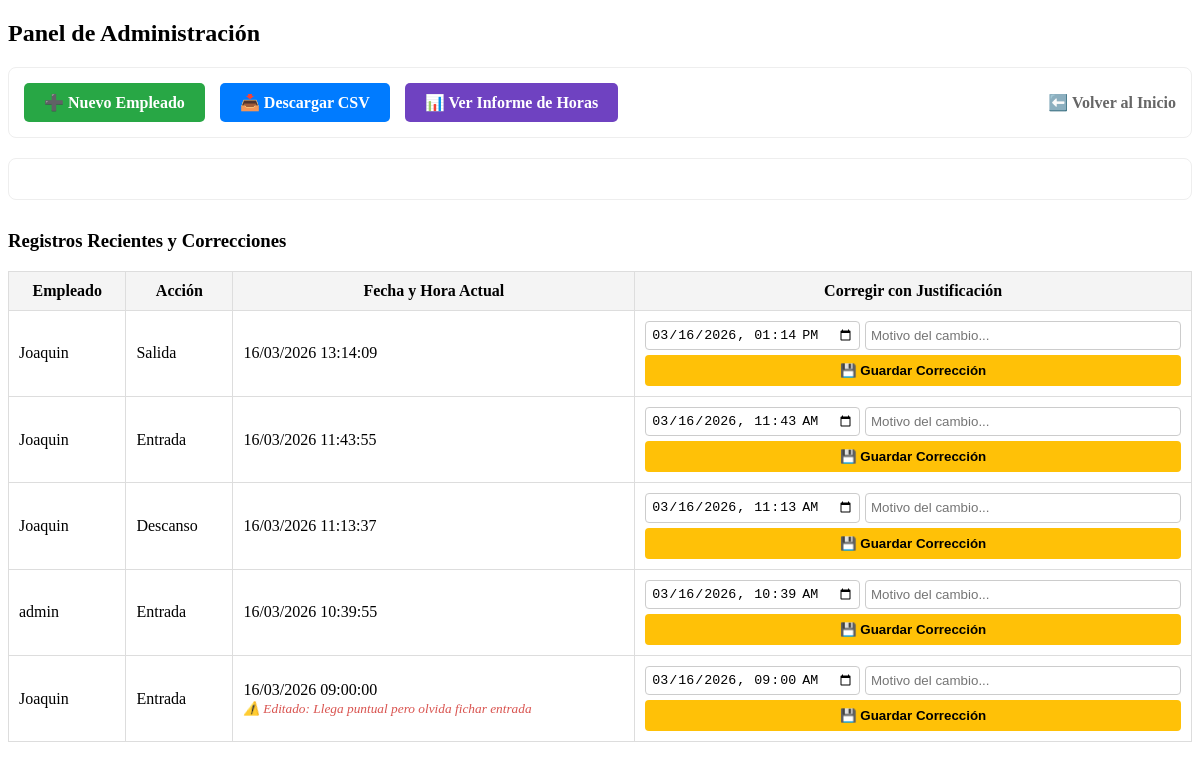
The page /admin/panel (signed in) on the database as committed earlier.
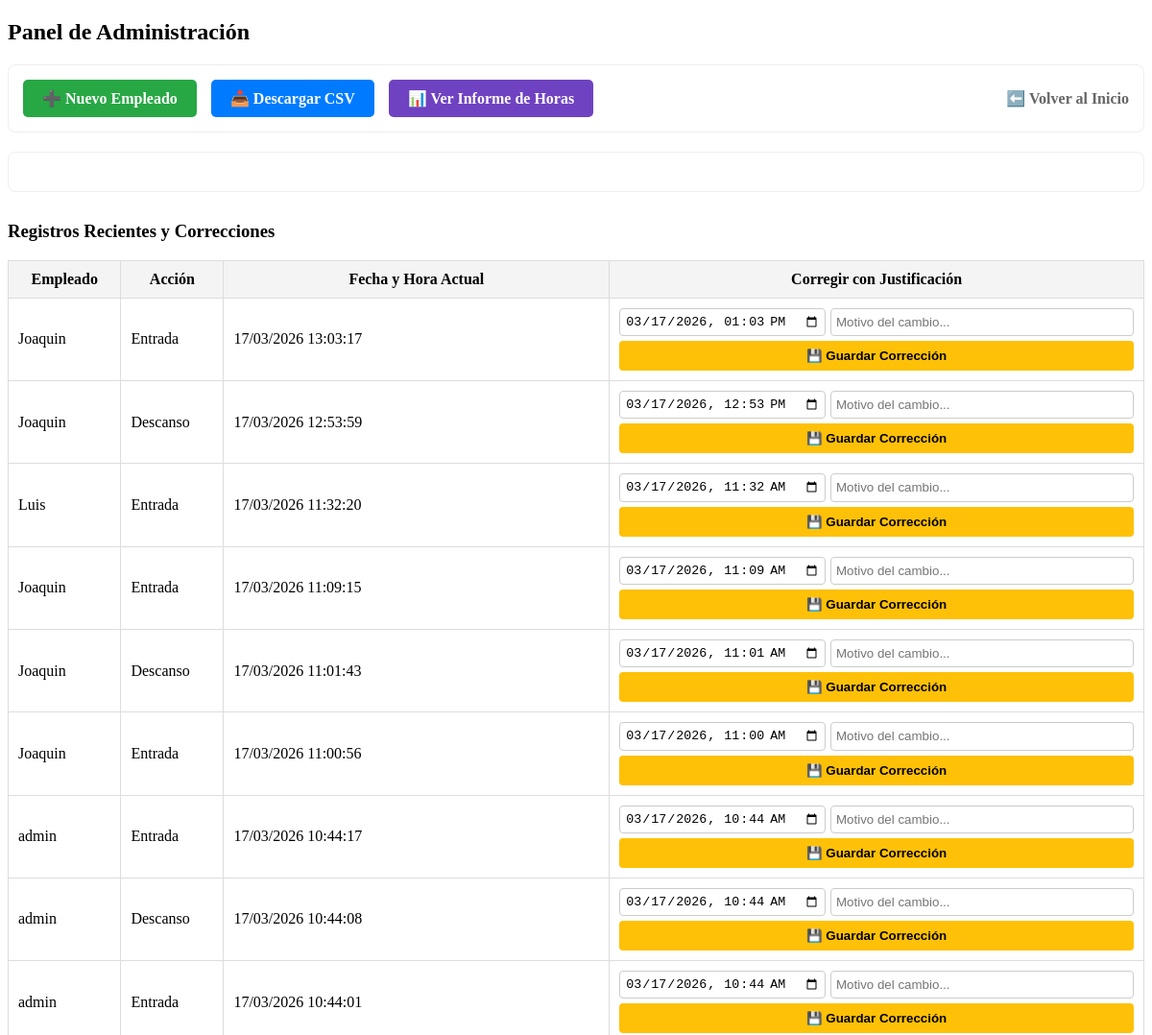
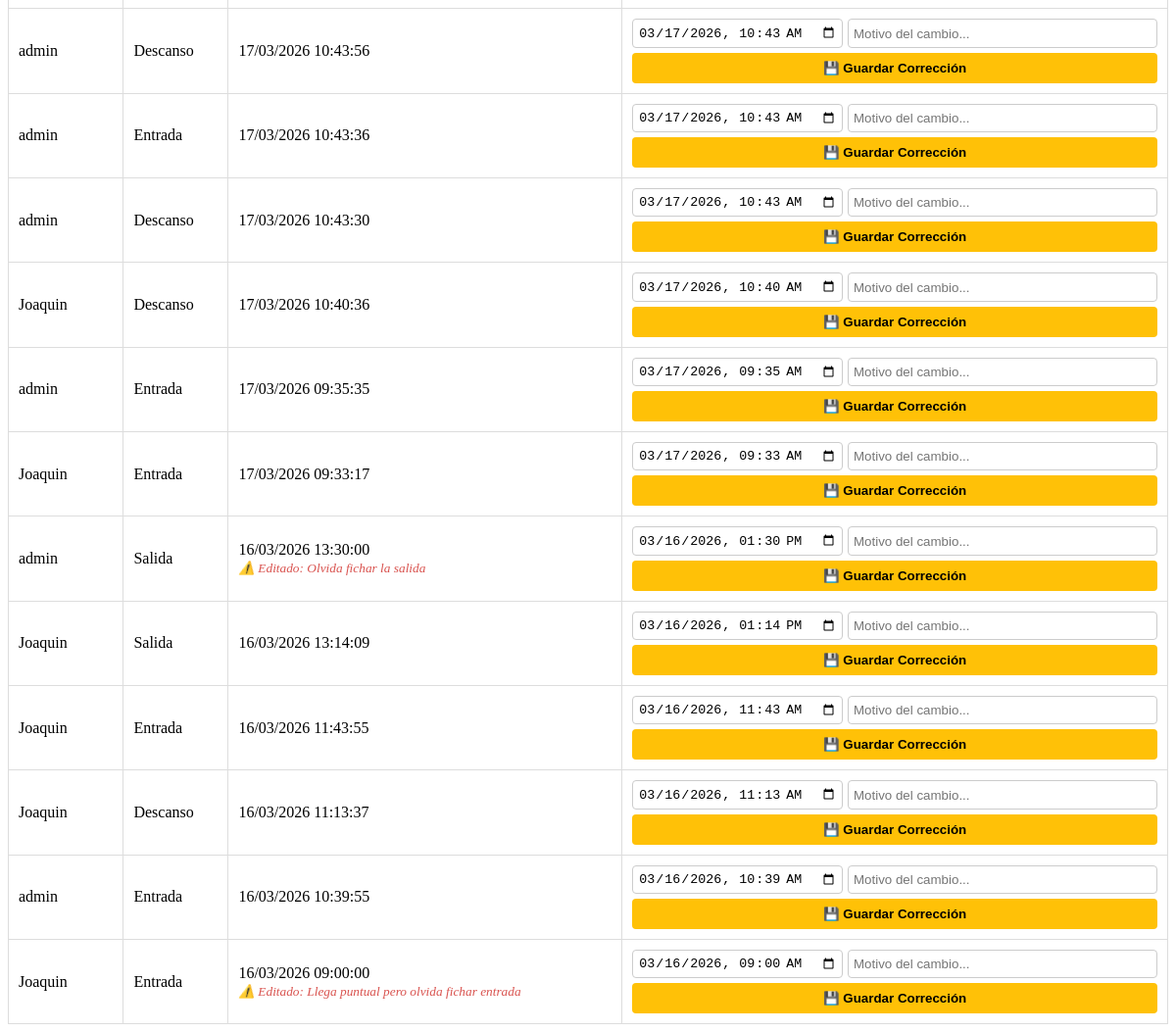
The same page on the database as committed later (2 pictures, top to bottom).
### models.py (models this page shows)
class Fichaje(db.Model):
    id = db.Column(db.Integer, primary_key=True)
    usuario_id = db.Column(db.Integer, db.ForeignKey('usuario.id'))
    tipo = db.Column(db.String(20))
    timestamp = db.Column(db.DateTime)
    ip_origen = db.Column(db.String(45))
    editado_por_admin = db.Column(db.Boolean, default=False)
    motivo_edicion = db.Column(db.String(255), nullable=True)
    usuario = db.relationship('Usuario', backref=db.backref('fichajes', lazy=True))

class Usuario(db.Model):
    id = db.Column(db.Integer, primary_key=True)
    nombre = db.Column(db.String(100), nullable=False)
    password = db.Column(db.String(80), nullable=False, default="1234")
    rol = db.Column(db.String(20), default='empleado')

### app.py (the view)
@app.route('/admin/panel')
def admin_panel():
    user_id = session.get('user_id')
    user = db.session.get(Usuario, user_id)
    if not user or user.rol != 'admin':
        return redirect(url_for('index'))
    todos_los_fichajes = Fichaje.query.order_by(Fichaje.timestamp.desc()).all()
    return render_template('admin.html', entries=todos_los_fichajes)

### templates/admin.html (shortened to what this page needs)
{% extends "base.html" %}
{% block content %}
    <link href="https://cdn.jsdelivr.net/npm/fullcalendar@5.11.3/main.min.css" rel="stylesheet">
    <h2>Panel de Administración</h2>
    <div style="background: white; padding: 15px; border-radius: 8px; border: 1px solid #eee; margin-bottom: 20px; display: flex; align-items: center; gap: 15px;">
        <a href="/admin/nuevo_empleado" style="background-color: #28a745; color: white; text-decoration: none; padding: 10px 20px; border-radius: 5px; font-weight: bold;">
            ➕ Nuevo Empleado
        </a>
        <a href="/admin/exportar" style="background-color: #007bff; color: white; text-decoration: none; padding: 10px 20px; border-radius: 5px; font-weight: bold;">
            📥 Descargar CSV
        </a>
        <a href="/admin/informe" style="background-color: #6f42c1; color: white; text-decoration: none; padding: 10px 20px; border-radius: 5px; font-weight: bold;">
            📊 Ver Informe de Horas
        </a>
        <a href="/" style="margin-left: auto; text-decoration: none; color: #666; font-weight: bold;">
            ⬅️ Volver al Inicio
        </a>
    </div>
    <div style="background: white; padding: 20px; border-radius: 8px; border: 1px solid #eee; margin-bottom: 30px;">
    </div>
    <h3>Registros Recientes y Correcciones</h3>
    <table style="width: 100%; border-collapse: collapse; background: white;">
        <thead>
            <tr style="background: #f4f4f4;">
                <th style="padding: 10px; border: 1px solid #ddd;">Empleado</th>
                <th style="padding: 10px; border: 1px solid #ddd;">Acción</th>
                <th style="padding: 10px; border: 1px solid #ddd;">Fecha y Hora Actual</th>
                <th style="padding: 10px; border: 1px solid #ddd;">Corregir con Justificación</th>
            </tr>
        </thead>
        <tbody>
            {% for entry in entries %}
            <tr>
                <td style="padding: 10px; border: 1px solid #ddd;">{{ entry.usuario.nombre }}</td>
                <td style="padding: 10px; border: 1px solid #ddd;">{{ entry.tipo | capitalize }}</td>
                <td style="padding: 10px; border: 1px solid #ddd;">
                    {{ entry.timestamp.strftime('%d/%m/%Y %H:%M:%S') }}
                    {% if entry.editado_por_admin %}
                        <br><small style="color: #d9534f; font-style: italic;">⚠️ Editado: {{ entry.motivo_edicion }}</small>
                    {% endif %}
                </td>
                <td style="padding: 10px; border: 1px solid #ddd;">
                    <form action="/admin/corregir_fichaje" method="POST" style="display: flex; flex-direction: column; gap: 5px;">
                        <div style="display: flex; gap: 5px;">
                            <input type="datetime-local" name="nueva_fecha_hora"
                                   value="{{ entry.timestamp.strftime('%Y-%m-%dT%H:%M') }}"
                                   style="padding: 5px; border: 1px solid #ccc; border-radius: 4px; flex: 1;" required>
                            <input type="text" name="motivo" placeholder="Motivo del cambio..."
                                   style="padding: 5px; border: 1px solid #ccc; border-radius: 4px; flex: 1.5;" required>
                        </div>
                        <button type="submit" style="background-color: #ffc107; border: none; padding: 8px; border-radius: 4px; cursor: pointer; font-weight: bold;">
                            💾 Guardar Corrección
                        </button>
                    </form>
                </td>
            </tr>
            {% endfor %}
        </tbody>
    </table>
{% endblock %}

### templates/base.html (shortened to what this page needs)
<!DOCTYPE html>
<html lang="es">
<head>
</head>
<body>
    <div class="card">
        {% block content %}{% endblock %}
    </div>
</body>
</html>

Rows that differ between the two databases and show on the page:
added Fichaje: usuario.nombre "Joaquin", tipo "Entrada", timestamp "17/03/2026 13:03:17", nueva_fecha_hora "03/17/2026 13:03"
added Fichaje: usuario.nombre "Joaquin", tipo "Descanso", timestamp "17/03/2026 12:53:59", nueva_fecha_hora "03/17/2026 12:53"
added Fichaje: usuario.nombre "Luis", tipo "Entrada", timestamp "17/03/2026 11:32:20", nueva_fecha_hora "03/17/2026 11:32"
added Fichaje: usuario.nombre "Joaquin", tipo "Entrada", timestamp "17/03/2026 11:09:15", nueva_fecha_hora "03/17/2026 11:09"
added Fichaje: usuario.nombre "Joaquin", tipo "Descanso", timestamp "17/03/2026 11:01:43", nueva_fecha_hora "03/17/2026 11:01"
added Fichaje: usuario.nombre "Joaquin", tipo "Entrada", timestamp "17/03/2026 11:00:56", nueva_fecha_hora "03/17/2026 11:00"
added Fichaje: usuario.nombre "admin", tipo "Entrada", timestamp "17/03/2026 10:44:17", nueva_fecha_hora "03/17/2026 10:44"
added Fichaje: usuario.nombre "admin", tipo "Descanso", timestamp "17/03/2026 10:44:08", nueva_fecha_hora "03/17/2026 10:44"
added Fichaje: usuario.nombre "admin", tipo "Entrada", timestamp "17/03/2026 10:44:01", nueva_fecha_hora "03/17/2026 10:44"
added Fichaje: usuario.nombre "admin", tipo "Descanso", timestamp "17/03/2026 10:43:56", nueva_fecha_hora "03/17/2026 10:43"
added Fichaje: usuario.nombre "admin", tipo "Entrada", timestamp "17/03/2026 10:43:36", nueva_fecha_hora "03/17/2026 10:43"
added Fichaje: usuario.nombre "admin", tipo "Descanso", timestamp "17/03/2026 10:43:30", nueva_fecha_hora "03/17/2026 10:43"
added Fichaje: usuario.nombre "Joaquin", tipo "Descanso", timestamp "17/03/2026 10:40:36", nueva_fecha_hora "03/17/2026 10:40"
added Fichaje: usuario.nombre "admin", tipo "Entrada", timestamp "17/03/2026 09:35:35", nueva_fecha_hora "03/17/2026 09:35"
added Fichaje: usuario.nombre "Joaquin", tipo "Entrada", timestamp "17/03/2026 09:33:17", nueva_fecha_hora "03/17/2026 09:33"
added Fichaje: usuario.nombre "admin", tipo "Salida", timestamp "16/03/2026 13:30:00", motivo_edicion "Olvida fichar la salida", nueva_fecha_hora "03/16/2026 13:30"
